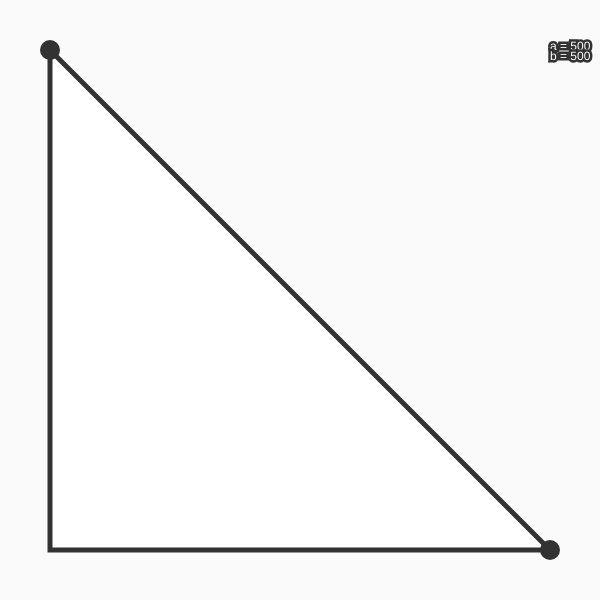
Frame 1 (no input)
Frame 60 (no input): identical to frame 1, image omitted
Frame 120 (the mouse pressed at the canvas centre since frame 60): identical to frame 1, image omitted

The p5.js sketch that drew this single still picture (run headless with seeded random() and noise() and a simulated clock; from frame 60 on, the mouse is pressed at the canvas centre):

// p5.js sketch
// ── sketch.js
var margin = 50;
var y_drag;
var x_drag;

function setup(){
    createCanvas(600,600);
    y_drag = new DragCircle(margin,margin,20,'x',margin,height-margin, (50), (0));
    x_drag = new DragCircle(width-margin,height-margin,20,'y',margin,width-margin, (50), (0));
}

function draw(){
    background(250);
    fill(255);
    stroke(50);
    strokeWeight(5);
    beginShape();
    vertex(margin,y_drag.y);
    vertex(margin,height-margin);
    vertex(x_drag.x,height-margin);
    endShape(CLOSE);
    text("a = " + (height - y_drag.y-margin),width - margin,margin);
    text("b = " + (x_drag.x-margin),width - margin,margin + 10);
    y_drag.display(); 
    x_drag.display();
}


// ── DragCircle.js
class DragCircle {
    x; y; r;
    regular; highlight;
    fix_axis;
    min; max;
    offX = 0; offY = 0;
    dragging = false;
    hovering = false;
    firstPress = false;
    isPressed = false;
    
    constructor(x, y, r, fix_axis, min, max, regular = (50), highlight = (0)) {
        this.x = x; this.y = y; this.r = r;
        this.fix_axis = fix_axis;
        this.min = min;
        this.max = max;
        this.regular = regular;
        this.highlight = highlight;
    }
    
    display() {
      //If the mouse is not pressed, stop dragging
      if(!mouseIsPressed) {
        this.dragging = false;
        this.firstPress = false;
        this.isPressed = false;
      }
      //If this is the first time the mouse has been pressed, mark
      //the firstPress event
      else {
        if(this.isPressed) {
          this.firstPress = false;
        } else {
          this.firstPress = true;
          this.isPressed = true;
        }
      }
      
      //If the item was already being dragged
      if(this.dragging) {
        if(this.fix_axis != 'x')
          this.x = mouseX + this.offX;
        if(this.x > this.max)
          this.x = this.max;
        if(this.x < this.min)
          this.x = this.min;
          
        if(this.fix_axis != 'y')
          this.y = mouseY + this.offY;
        if(this.y > this.max)
          this.y = this.max;
        if(this.y < this.min)
          this.y = this.min;
      } else { //Otherwise, item not already being dragged...
        //So, if the mouse is now over the item...
        //We used the dist() function in class, this way is faster because
        //it doesn't involve taking a square root, which is a pretty slow operation
         this.diffX = this.x-mouseX;
         this.diffY = this.y-mouseY;
        if(this.diffX*this.diffX+this.diffY*this.diffY < this.r*this.r/4) {
          //If this is the first press of the mouse, then start dragging
          if(this.firstPress) {
            this.dragging = true;
            this.offX = this.x-mouseX;
            this.offY = this.y-mouseY;
          } else { //otherwise, this is just a hover
            this.hovering = true;
          }
        }
        else { //If the mouse is not over the item, then don't hover
          this.hovering = false;
        }
      }
      //Now, actually draw the circle
      noStroke();
      if(this.dragging || this.hovering) fill(this.highlight);
      else fill(this.regular);
      ellipse(this.x,this.y,this.r,this.r);
    }
  }
